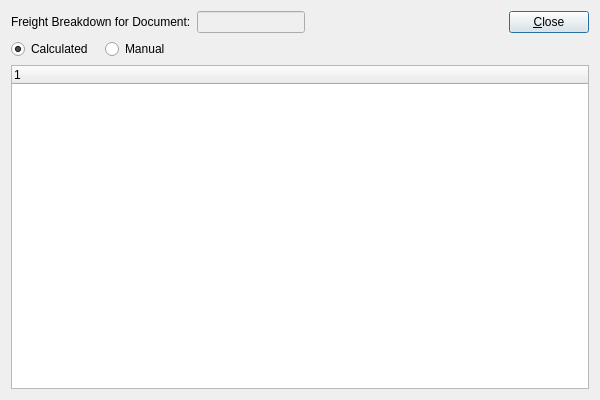
<?xml version="1.0" encoding="UTF-8"?>
<ui version="4.0">
 <comment>This file is part of the xTuple ERP: PostBooks Edition, a free and
open source Enterprise Resource Planning software suite,
Copyright (c) 1999-2011 by OpenMFG LLC, d/b/a xTuple.
It is licensed to you under the Common Public Attribution License
version 1.0, the full text of which (including xTuple-specific Exhibits)
is available at www.xtuple.com/CPAL.  By using this software, you agree
to be bound by its terms.</comment>
 <class>freightBreakdown</class>
 <widget class="QDialog" name="freightBreakdown">
  <property name="geometry">
   <rect>
    <x>0</x>
    <y>0</y>
    <width>600</width>
    <height>400</height>
   </rect>
  </property>
  <property name="windowTitle">
   <string>Freight Breakdown</string>
  </property>
  <layout class="QGridLayout" name="gridLayout_2">
   <item row="0" column="0">
    <layout class="QHBoxLayout">
     <item>
      <layout class="QHBoxLayout">
       <item>
        <layout class="QHBoxLayout">
         <item>
          <widget class="QLabel" name="_header">
           <property name="text">
            <string>Freight Breakdown for Document:</string>
           </property>
          </widget>
         </item>
         <item>
          <widget class="XLineEdit" name="_document">
           <property name="enabled">
            <bool>false</bool>
           </property>
          </widget>
         </item>
        </layout>
       </item>
       <item>
        <spacer>
         <property name="orientation">
          <enum>Qt::Horizontal</enum>
         </property>
         <property name="sizeHint" stdset="0">
          <size>
           <width>40</width>
           <height>20</height>
          </size>
         </property>
        </spacer>
       </item>
      </layout>
     </item>
     <item>
      <layout class="QVBoxLayout">
       <item>
        <widget class="QPushButton" name="_close">
         <property name="text">
          <string>&amp;Close</string>
         </property>
         <property name="default">
          <bool>true</bool>
         </property>
        </widget>
       </item>
       <item>
        <spacer>
         <property name="orientation">
          <enum>Qt::Vertical</enum>
         </property>
         <property name="sizeHint" stdset="0">
          <size>
           <width>20</width>
           <height>0</height>
          </size>
         </property>
        </spacer>
       </item>
      </layout>
     </item>
    </layout>
   </item>
   <item row="1" column="0">
    <layout class="QHBoxLayout">
     <property name="spacing">
      <number>12</number>
     </property>
     <item>
      <widget class="QRadioButton" name="_calculated">
       <property name="text">
        <string>Calculated</string>
       </property>
       <property name="checked">
        <bool>true</bool>
       </property>
      </widget>
     </item>
     <item>
      <widget class="QRadioButton" name="_manual">
       <property name="text">
        <string>Manual</string>
       </property>
      </widget>
     </item>
     <item>
      <spacer>
       <property name="orientation">
        <enum>Qt::Horizontal</enum>
       </property>
       <property name="sizeHint" stdset="0">
        <size>
         <width>40</width>
         <height>20</height>
        </size>
       </property>
      </spacer>
     </item>
    </layout>
   </item>
   <item row="2" column="0">
    <widget class="QFrame" name="_frame">
     <property name="sizePolicy">
      <sizepolicy hsizetype="Preferred" vsizetype="Expanding">
       <horstretch>0</horstretch>
       <verstretch>1</verstretch>
      </sizepolicy>
     </property>
     <property name="frameShape">
      <enum>QFrame::NoFrame</enum>
     </property>
     <property name="frameShadow">
      <enum>QFrame::Raised</enum>
     </property>
     <layout class="QGridLayout" name="gridLayout">
      <property name="margin">
       <number>0</number>
      </property>
      <item row="0" column="0">
       <widget class="XTreeWidget" name="_freight"/>
      </item>
     </layout>
    </widget>
   </item>
  </layout>
 </widget>
 <customwidgets>
  <customwidget>
   <class>XLineEdit</class>
   <extends>QLineEdit</extends>
   <header>xlineedit.h</header>
   <container>1</container>
  </customwidget>
  <customwidget>
   <class>XTreeWidget</class>
   <extends>QTreeWidget</extends>
   <header>xtreewidget.h</header>
   <container>1</container>
  </customwidget>
 </customwidgets>
 <resources/>
 <connections/>
</ui>
